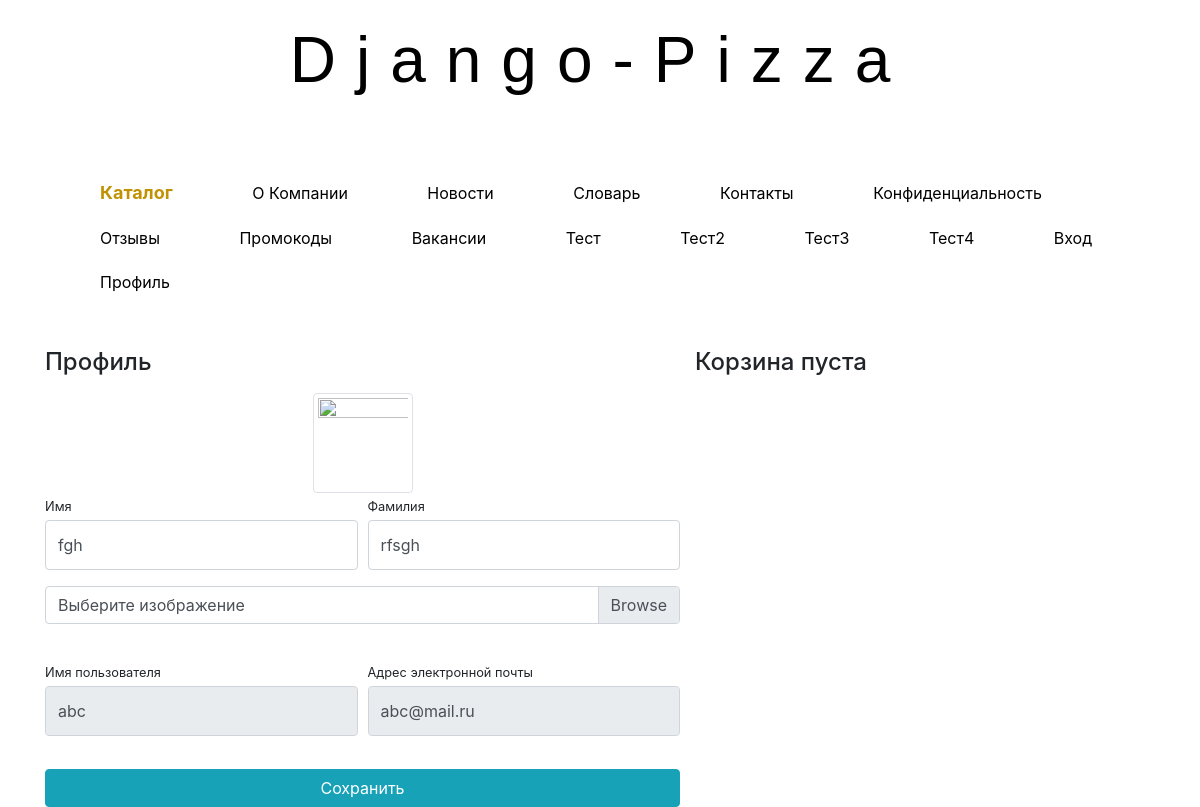
/users/profile/ (signed in), run on the app's committed database.
### users/models.py (models this page shows)
class User(AbstractUser):
    image = models.ImageField(upload_to='users_images', null=True, blank=True)

### users/views.py (the view)
# urls.py: path('profile/', profile, name='profile'),
@login_required
def profile(request):
    if request.method == 'POST':
        form = UserProfileForm(instance=request.user, data=request.POST, files=request.FILES)
        if form.is_valid():
            form.save()
            return HttpResponseRedirect(reverse('users:profile'))
    else:
        form = UserProfileForm(instance=request.user)
    context = {
        'title': 'Profile',
        'form': form,
        'baskets': Basket.objects.filter(user=request.user),
    }
    return render(request, 'users/profile.html', context)

### users/forms.py
class UserProfileForm(UserChangeForm):
    first_name = forms.CharField(
        widget=forms.TextInput(attrs={'class': 'form-control py-4'}))
    last_name = forms.CharField(
        widget=forms.TextInput(attrs={'class': 'form-control py-4'}))
    username = forms.CharField(
        widget=forms.TextInput(attrs={'class': 'form-control py-4', 'readonly': True}))
    image = forms.ImageField(
        widget=forms.FileInput(attrs={'class': 'custom-file-input'}), required=False)
    email = forms.CharField(
        widget=forms.TextInput(attrs={'class': 'form-control py-4', 'readonly': True}))
    class Meta:
        model = User
        fields = ('first_name', 'last_name', 'username', 'image', 'email')

### users/templates/users/profile.html (shortened to what this page needs)
{% extends 'products/base.html' %}
{% load static %}
{% block css %}
    <link href="{% static 'vendor/bootstrap/css/bootstrap.min.css' %}" rel="stylesheet">
{% endblock %}
{% block content %}
    <div class="container">
        <div class="row">
            <div class="col-lg-7">
                <h4 class="mt-3 mb-3">Профиль</h4>
                <div class="col-lg-12 text-center">
                    <img width="100" height="100"
                         src="{% if user.image %} {{ user.image.url }} {% else %} {% static 'vendor\img\wallpaper.jpgg' %} {% endif %}"
                         class="img-thumbnail">
                </div>
                <form action="{% url 'users:profile' %}" method="post" enctype="multipart/form-data">
                    <div class="form-row">
                        <div class="col-lg-6">
                            <div class="form-group">
                                <label class="small mb-1" for="{{ form.first_name.id_for_label }}">Имя</label>
                                {{ form.first_name}}
                            </div>
                        </div>
                        <div class="col-lg-6">
                            <div class="form-group">
                                <label class="small mb-1" for="{{ form.last_name.id_for_label }}">Фамилия</label>
                                {{ form.last_name}}
                            </div>
                        </div>
                    </div>
                    <div class="form-row mb-2">
                        <div class="col-lg-12">
                            <div class="custom-file">
                                <label class="custom-file-label" for="{{ form.image.id_for_label }}">Выберите изображение</label>
                            </div>
                        </div>
                    </div>
                    <div class="form-row">
                        <div class="col-lg-6">
                            <label class="small mb-1" for="{{ form.username.id_for_label }}">Имя пользователя</label>
                            {{ form.username }}
                        </div>
                        <div class="col-lg-6">
                            <label class="small mb-1" for="{{ form.email.id_for_label }}">Адрес электронной
                                почты</label>
                            {{form.email}}
                        </div>
                    </div>
                    <div class="form-row">
                        <div class="col-lg-12" style="margin-top: 33px;">
                            <input class="btn btn-info btn-block" type="submit" value="Сохранить">
                        </div>
                    </div>
                </form>
            </div>
            {% include 'users/baskets.html' %}
        </div>
    </div>
{% endblock %}

### data on the page
User: first_name "fgh", last_name "rfsgh", username "abc", email "abc@mail.ru"
